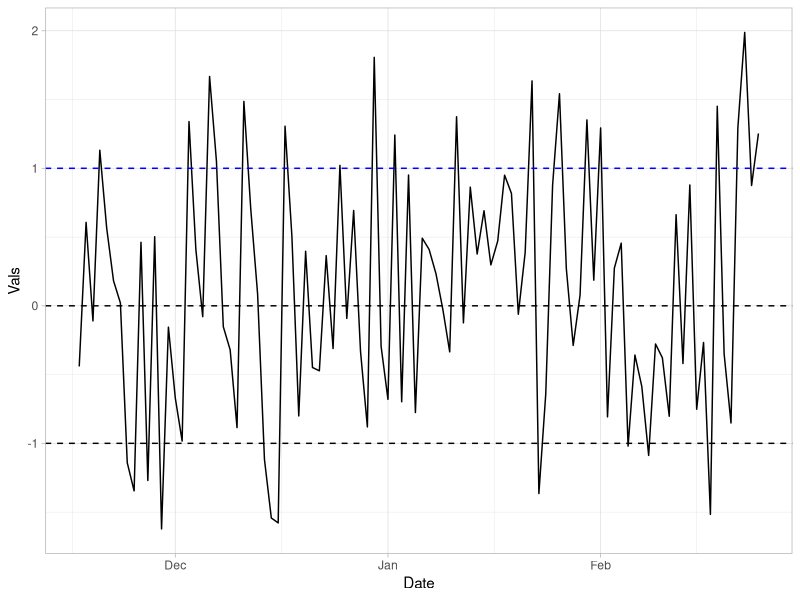

Generate this figure with R:
## ---- chunk 1
knitr::opts_chunk$set(message = FALSE, warning=FALSE, echo = TRUE, cache = FALSE)
## ---- chunk 2
library(tidyverse)
library(lubridate)
theme_set(theme_light())
graphics.off()
## ---- chunk 3
dat <- tibble(Date = today() + days(0:99),
              Vals = rnorm(100))

ggplot(dat, aes(Date, Vals))+
  geom_line(col = "black")+
  geom_hline(yintercept = 0, col = "black", linetype = "dashed")+
  geom_hline(yintercept = 1, col = "blue", linetype = "dashed")+
  geom_hline(yintercept = -1, col = "black", linetype = "dashed")
